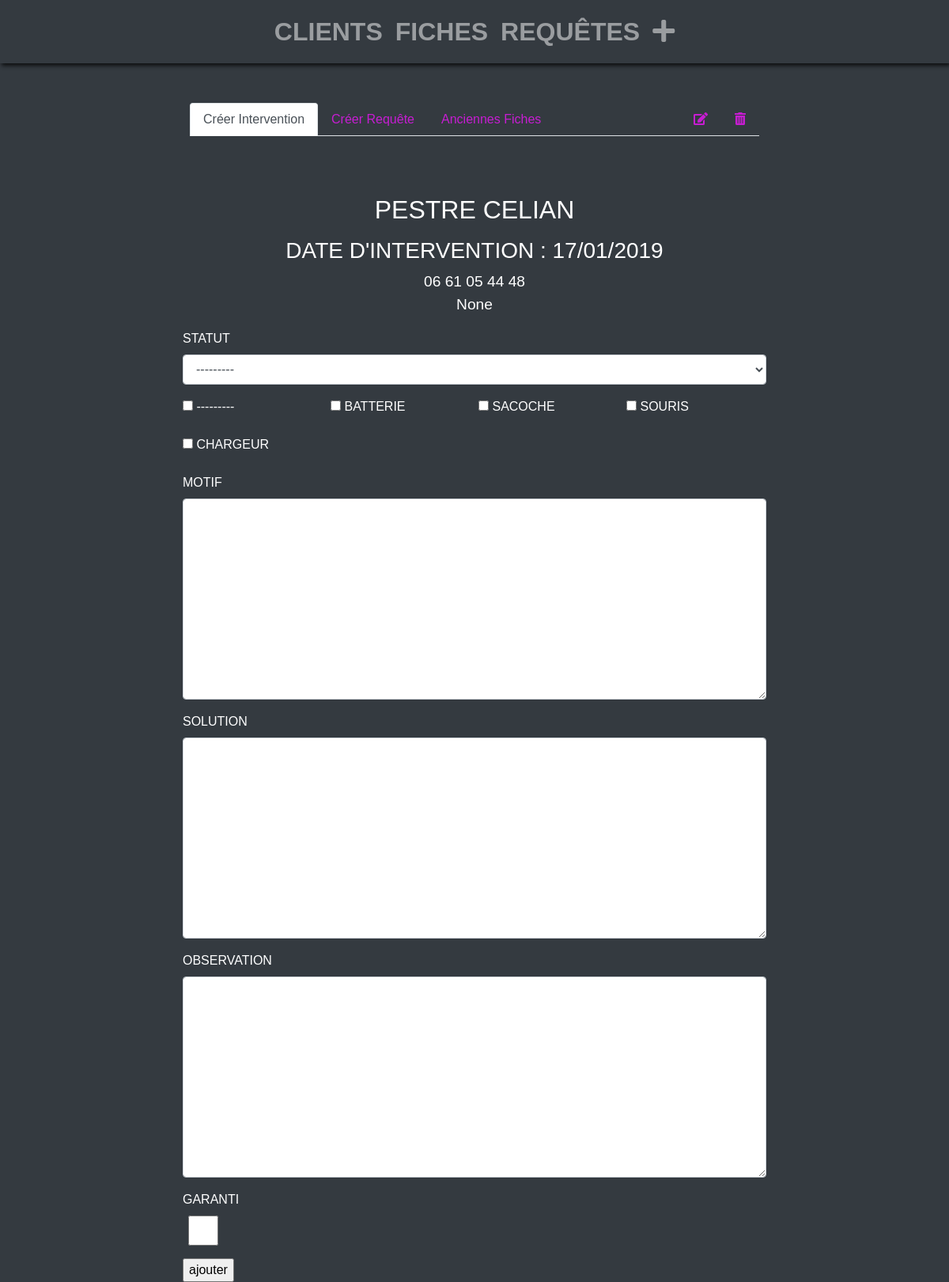
The app's page /customer/celian/61/ with its own data.
### gestion_intervention/models.py (models this page shows, shortened)
class Customer(models.Model):
    first_name = models.CharField(max_length=50)
    last_name = models.CharField(max_length=50)
    slug = AutoSlugField(populate_from='first_name')
    email = models.EmailField(blank=True, null=True, unique=True)
    phone = models.CharField(max_length=70, null=False, blank=False)

### gestion_intervention/views.py (the view)
# urls.py: url(r'^customer/(?P<slug>[-\w]+)/(?P<pk>[-\w]+)/$', CustomerDetailView.as_view(),
class CustomerDetailView(DetailView):
    models = Customer
    def get_context_data(self, **kwargs):
        context = DetailView.get_context_data(self, **kwargs)
        today_date = datetime.now()
        context['date'] = today_date.strftime("%d/%m/%Y")
        context['sheet_form'] = SheetForm(initial={"customer" : self.object})
        context['request_form'] = RequestForm(initial={"customer" : self.object})
        context['sheets'] = Sheet.objects.filter(customer = self.object)
        context['requests'] = Request.objects.filter(customer = self.object)
        return context
    def get_queryset(self):
        return Customer.objects.all()

### gestion_intervention/form.py
class SheetForm(ModelForm):
    class Meta:
        model = Sheet
        fields = "__all__"
        success_url = "/"

class RequestForm(ModelForm):
    class Meta:
        model = Request
        fields = "__all__"
        success_url = "/"

### gestion_intervention/models.py (called while the page is built)
    def datepublished(self):
        return self.date.strftime('%d/%m/%Y')

### gestion_intervention/templates/gestion_intervention/customer_detail.html (shortened to what this page needs)
{% extends "gestion_intervention/base.html" %}
{% load widget_tweaks %}
{% block content %}
<div class="col-12 detail_customer">
    <ul class="nav nav-tabs" id="myTab" role="tablist">
        <li class="nav-item">
            <a class="nav-link active" id="create-sheet-tab" data-toggle="tab" href="#sheet" role="tab" aria-controls="sheet"
                aria-selected="true">Créer Intervention</a>
        </li>
        <li class="nav-item">
            <a class="nav-link" id="create-request-tab" data-toggle="tab" href="#request" role="tab" aria-controls="request"
                aria-selected="false">Créer Requête</a>
        </li>
        <li class="nav-item">
            <a class="nav-link" id="list-tab" data-toggle="tab" href="#list" role="tab" aria-controls="list"
                aria-selected="false">Anciennes Fiches</a>
        </li>
        <li class="nav-item ml-auto">
            <a class="nav-link" href="{% url 'customer-update' customer.slug customer.pk %}"><i class="fas fa-edit"></i></a>
        </li>
        <li class="nav-item">
            <a class="nav-link" data-toggle="modal" data-target="#exampleModal" href="#"><i class="fas fa-trash-alt"></i></a>
        </li>
    </ul>
    <div class="tab-content" id="myTabContent">
        <div class="tab-pane fade show active" id="sheet" role="tabpanel" aria-labelledby="create-sheet-tab">
            <div class="row">
                <div class="col-12">
                    <h2>{{customer.last_name}} {{customer.first_name}} </h2>
                    <h3>Date d'intervention : {{ date }}</h3>
                    <section class="head_sheet">
                        <p>{{customer.phone}} </p>
                        <p>{{customer.email}} </p>
                    </section>
                    <section>
                        <form action="{% url 'sheet-create' %}" method="post" enctype="multipart/form-data">
                            <div class="form-row">
                                <div class="form-group col-md-12">
                                    <label>statut</label>
                                    {{ sheet_form.statut|add_class:"form-control"}}
                                </div>
                                {% for value, text in sheet_form.other.field.choices %}
                                <div class="form-group col-md-3">
                                    <input id="id_other_{{ forloop.counter0 }}" name="{{ sheet_form.other.name }}" type="checkbox"
                                        value="{{ value }}">
                                    <label>{{ text }}</label>
                                </div>
                                {% endfor %}
                                <div class="form-group col-md-12">
                                    <label>Motif</label>
                                    {{ sheet_form.reason|add_class:"form-control"}}
                                </div>
                                <div class="form-group col-md-12">
                                    <label>Solution</label>
                                    {{ sheet_form.resolution|add_class:"form-control"}}
                                </div>
                                <div class="form-group col-md-12">
                                    <label>Observation</label>
                                    {{ sheet_form.comment|add_class:"form-control"}}
                                </div>
                                <div class="form-group col-md-1">
                                    <label>Garanti</label>
                                    {{ sheet_form.guarantee|add_class:"form-control"}}
                                </div>
                            </div>
                            <input type="submit" name="submit" value="ajouter" class="updateBtn">
                        </form>
                    </section>
                </div>
            </div>
        </div>
    </div>
</div>
{% endblock %}

### gestion_intervention/static/css/style.css (style rules this page uses)
body { background-color: #343A40; font-family: Arial, sans-serif; }
.col-12 { padding: 0; margin-top: 50px; color: white; }
.sheet_detail, .detail_customer { margin-top: 5rem; }
.sheet_detail a, .detail_customer a { color: #c71dd2; }
.sheet_detail ul, .detail_customer ul { width: 60%; margin: 0 auto 1.5rem auto; }
.sheet_detail h2, .detail_customer h2 { text-align: center; text-transform: uppercase; width: 100%; color: white; font-size: 2rem; margin-bottom: 1rem; }
.sheet_detail h3, .detail_customer h3 { text-align: center; text-transform: uppercase; }
.sheet_detail .head_sheet, .detail_customer .head_sheet { text-align: center; }
.sheet_detail .head_sheet p, .detail_customer .head_sheet p { margin-bottom: 0rem; font-size: 1.2rem; }
.sheet_detail section, .detail_customer section { width: 60%; margin: auto; }
.sheet_detail section label, .detail_customer section label { color: white; text-transform: uppercase; font-size: 1rem; }

### records on screen
Customer: last_name "PESTRE", first_name "CELIAN", phone "06 61 05 44 48", email "None"

### other values on screen
{{ date }} "17/01/2019"
{{ text }} "---------" "BATTERIE" "SACOCHE" "SOURIS" "CHARGEUR"
